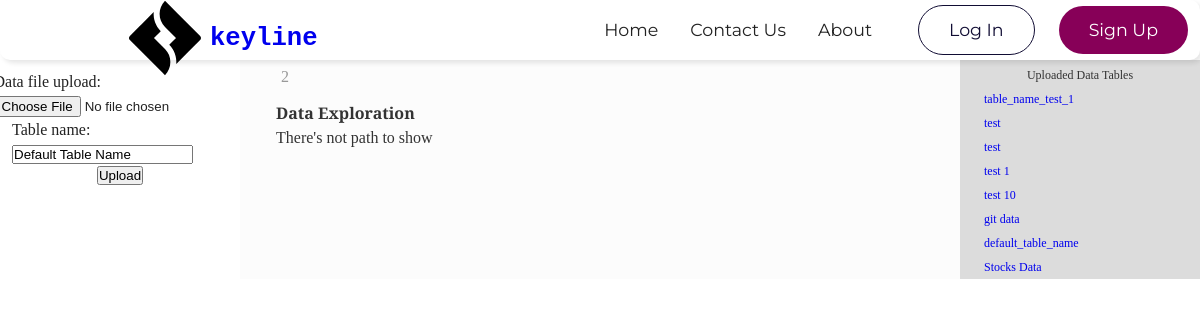
/, run on an earlier commit of the app's database.
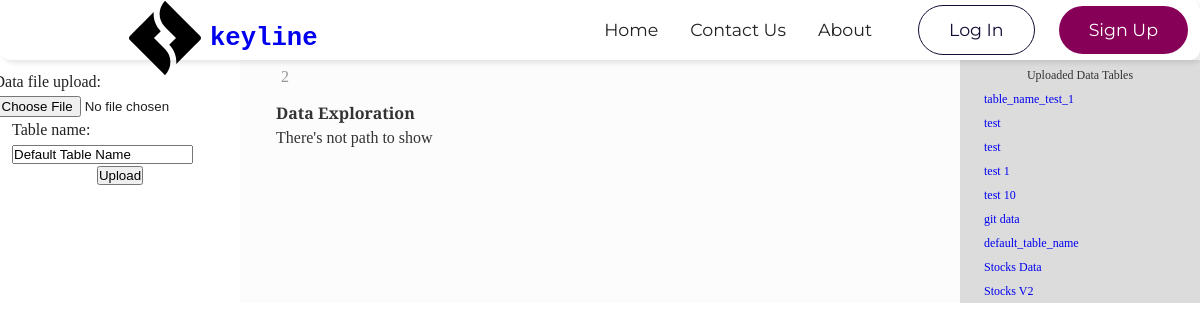
And on a later commit of the database.
### api/models.py (models this page shows, shortened)
class UploadModel(models.Model):
    default_name = 'Default Table Name'
    table_name = models.CharField(max_length=100, default=default_name)
    created_at = models.DateTimeField(auto_now_add=True)
    data_file_upload = models.FileField(upload_to='uploads/tables/')

### api/views.py (the view, shortened to what this page needs)
# urls.py: path('', Index.as_view(), name='index-test'),
class Index(TemplateView):
    template_name = 'pages/home/index.html'
    def get(self, request, *args, **kwargs):
        form = UploadForm()
        uploads = UploadModel.objects.all()
        files = [{'id': upload.id, 'name': upload.table_name} for upload in uploads]
        selected_upload_id = request.GET.get('upload_id')
        analyze_upload_id = request.GET.get('analyze_id')
        selected_upload = None
        data = None
        table_name = ''
        file_path = ''
        analysis_results = None
        csv_data_shape = ()
        data_type_info = {}
        context = {
            'form': form,
            'files': files,
            'data': data,
            'selected_upload_id': selected_upload_id,
            'table_name': table_name,
            'file_path': file_path,
            'csv_data_shape': csv_data_shape,
            'data_types': data_type_info,
        }
        return render(request, self.template_name, context)

### api/forms.py
class UploadForm(forms.ModelForm):
    class Meta:
        model = UploadModel
        fields = ['data_file_upload', 'table_name']
        widgets = {
            'table_name': forms.TextInput(attrs={
                'class':'form-control',
                'id': 'id_table_name',
                'required': True,
            }),
            'file_upload': forms.FileInput(attrs={
                'class': 'default-file-input',
                'id': 'file-upload-input',
                'required': True,
            })
        }

### templates/pages/home/index.html (shortened to what this page needs)
{% load static %}
<!DOCTYPE html>
<html lang="en">
<head>
    <link rel="stylesheet" href="{% static 'css/index.css'%}">
    <link rel="stylesheet" href="{% static 'css/search-bar.css'%}">
    <link rel="stylesheet" href="{% static 'css/hero.css'%}">
    <link rel="stylesheet" href="{% static 'css/upload.css'%}">
    <link rel="stylesheet" href="{% static 'css/data_preview.css'%}">
</head>
<body>
    <nav class="navbar side_navbar">
        <wrapper class="navbar_container side_nav_container">
            <a href="#" class="navbar_logo">
                <img src="{% static 'images/logo.svg' %}" alt="" />
            </a>
            <a href="#" class='brand_link'>
                <span class="brand_name">keyline</span>
            </a>
            <ul class="navbar_links">
                <li>
                    <a href="#">Home</a>
                </li>
                <li>
                    <a href="#contacts">Contact Us</a>
                </li>
                <li>
                    <a href="#about">About</a>
                </li>
            </ul>
            <a href="" class="button-outline navbar_btn_out">
                Log In
            </a>
            <a href="" class="button-primary navbar_btn_out">
                Sign Up
            </a>
        </wrapper>
    </nav>
    <section class="hero">
        <aside class="sidebar">
            <section class="upload-area">
              <form class="form-container" enctype='multipart/form-data' method="POST">
                 {{ form }}
                 <input type="submit" value="Upload">
                </form>
             </section>
          </aside>
          <main class="container">
            <div class="page-divider">
              <span class="page-number">2</span>
            </div>
            <p>
                <strong>Data Exploration</strong>
                    {% if file_path %}
                    <ul>
                        <li>{{ file_path }}</li>
                        <p>Data Shape <br> Number of Rows, Columns: {{ csv_data_shape }}</p>
                    </ul>
                    <h2>Data Types for Each Column:</h2>
    <table border="1">
        <thead>
            <tr>
                <th>Column</th>
                <th>Data Type</th>
            </tr>
        </thead>
        <tbody>
            {% for column, data_type in data_types.items %}
                <tr>
                    <td>{{ column }}</td>
                    <td>{{ data_type }}</td>
                </tr>
            {% endfor %}
        </tbody>
        <p>Plot</p>
        <img src="{{ data_type_graph_url }}" alt="Data Types Count">
    </table>
                    {% else %}
                    <p>There's not path to show</p>
                    {% endif %}
            </p>
          </main>
          <div class="third-column">
            <p class="upload-list-label">Uploaded Data Tables</p>
            <ul class="home-list">
              {% for file in files %}
                  <li>
                      <a href="?upload_id={{ file.id }}">{{ file.name }}</a>
                  </li>
              {% endfor %}
            </ul>
          </div>
    </section>
</body>
</html>

What changed in the data, as far as the page shows it:
added UploadModel: name "Stocks V2"
